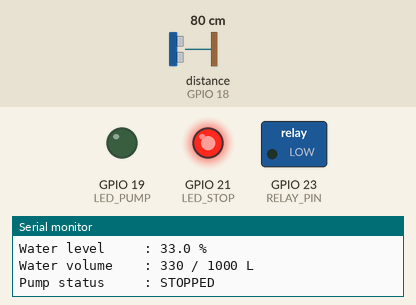
Recording of a sketch running on a simulated ESP32. On the bench: switched loads named in the sketch (green lamp = pin HIGH), output pins drawn as LEDs (lit = HIGH), the last lines printed to the serial monitor. Wiring (from diagram.json): ultrasonic range finder: trigger GPIO 5; echo GPIO 18. Inputs (shaded band) come from the test bench; at power-on: distance to the obstacle (sensor on GPIO 18) 80 cm. The echo pulse lasts 58.3 µs per cm; pins used as bus, display or sensor lines are not drawn.

Above: at 1.2 s.
1.3 s: distance to the obstacle (sensor on GPIO 18) set to 90 cm
3.8 s: distance to the obstacle (sensor on GPIO 18) set to 99 cm
At 5.9 s:
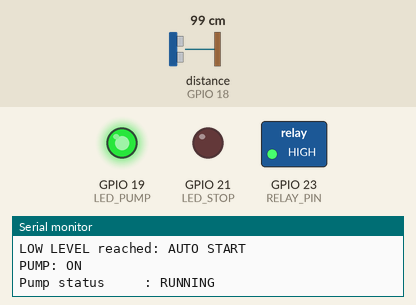
Timing chart, 0 to 7.4 s (numbered marks = the images above; inputs shaded):
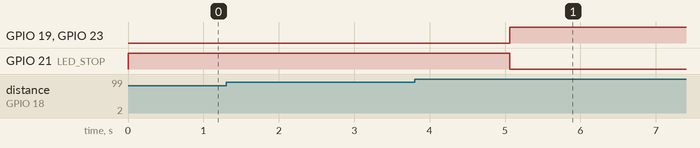

Measured:
- the behaviour switches between 95 and 96 cm on distance to the obstacle (sensor on GPIO 18) (found by bisection; images 0 and 1)
- after the input at 3.8 s, GPIO 19 (LED_PUMP), GPIO 23 (RELAY_PIN): LOW → HIGH after 1.3 s; GPIO 21 (LED_STOP): HIGH → LOW after 1.3 s

The sketch:

sketch.ino
```cpp
/*
  JalRakshak - Basic Smart Water Tank Controller
  Board: ESP32 DevKit V1
  Wokwi sensor: HC-SR04 (simulation substitute for JSN-SR04T)

  Tank geometry:
    Calibrated sensor-to-bottom distance = 120 cm
    20% level -> 96 cm measured distance -> pump ON
    95% level -> 6 cm measured distance  -> pump OFF

  Relay assumption:
    Wokwi relay module uses default NPN / active-HIGH input.
*/

#include <Arduino.h>

constexpr uint8_t TRIG_PIN  = 5;
constexpr uint8_t ECHO_PIN  = 18;
constexpr uint8_t RELAY_PIN = 23;
constexpr uint8_t LED_PUMP  = 19; // green = pump ON
constexpr uint8_t LED_STOP  = 21; // red = pump OFF

constexpr float TANK_HEIGHT_CM = 120.0f;
constexpr float LOW_LEVEL_PCT  = 20.0f;
constexpr float HIGH_LEVEL_PCT = 95.0f;

constexpr uint32_t ECHO_TIMEOUT_US = 30000;
constexpr uint8_t SAMPLE_COUNT = 5;
constexpr uint16_t SAMPLE_GAP_MS = 35;

bool pumpOn = false;
bool sensorFault = false;

float readDistanceOnceCm() {
  digitalWrite(TRIG_PIN, LOW);
  delayMicroseconds(3);
  digitalWrite(TRIG_PIN, HIGH);
  delayMicroseconds(10);
  digitalWrite(TRIG_PIN, LOW);

  const unsigned long duration = pulseIn(ECHO_PIN, HIGH, ECHO_TIMEOUT_US);
  if (duration == 0) return -1.0f;

  return duration / 58.0f;
}

// Small median filter helps reject occasional ultrasonic spikes.
float readFilteredDistanceCm() {
  float samples[SAMPLE_COUNT];
  uint8_t count = 0;

  for (uint8_t i = 0; i < SAMPLE_COUNT; i++) {
    const float d = readDistanceOnceCm();
    if (d >= 2.0f && d <= 400.0f) {
      samples[count++] = d;
    }
    delay(SAMPLE_GAP_MS);
  }

  if (count < 3) return -1.0f;

  // Insertion sort (only five values).
  for (uint8_t i = 1; i < count; i++) {
    float key = samples[i];
    int8_t j = i - 1;
    while (j >= 0 && samples[j] > key) {
      samples[j + 1] = samples[j];
      j--;
    }
    samples[j + 1] = key;
  }

  return samples[count / 2];
}

void setPump(bool turnOn) {
  pumpOn = turnOn;

  // Default Wokwi relay module (transistor: "npn") is active HIGH.
  digitalWrite(RELAY_PIN, pumpOn ? HIGH : LOW);
  digitalWrite(LED_PUMP, pumpOn ? HIGH : LOW);
  digitalWrite(LED_STOP, pumpOn ? LOW : HIGH);

  Serial.print("PUMP: ");
  Serial.println(pumpOn ? "ON" : "OFF");
}

void setup() {
  Serial.begin(115200);

  pinMode(TRIG_PIN, OUTPUT);
  pinMode(ECHO_PIN, INPUT);
  pinMode(RELAY_PIN, OUTPUT);
  pinMode(LED_PUMP, OUTPUT);
  pinMode(LED_STOP, OUTPUT);

  digitalWrite(TRIG_PIN, LOW);
  setPump(false);

  Serial.println();
  Serial.println("================================");
  Serial.println(" JalRakshak Smart Water Tank");
  Serial.println(" ESP32 + Ultrasonic + Relay");
  Serial.println(" SMART AUTO mode");
  Serial.println("================================");
}

void loop() {
  const float distanceCm = readFilteredDistanceCm();

  // Fail-safe for missing/invalid sensor readings: stop the pump.
  if (distanceCm < 0.0f || distanceCm > TANK_HEIGHT_CM) {
    sensorFault = true;
    setPump(false);
    Serial.println("FAULT: Invalid/no ultrasonic reading.");
    Serial.println("Pump forced OFF for this reading.");
    delay(1000);
    return;
  }

  sensorFault = false;

  float levelPct =
      ((TANK_HEIGHT_CM - distanceCm) / TANK_HEIGHT_CM) * 100.0f;
  levelPct = constrain(levelPct, 0.0f, 100.0f);

  const float volumeLitres = levelPct * 10.0f; // 100% = 1000 L

  Serial.println("--------------------------------");
  Serial.print("Sensor distance : ");
  Serial.print(distanceCm, 1);
  Serial.println(" cm");

  Serial.print("Water level     : ");
  Serial.print(levelPct, 1);
  Serial.println(" %");

  Serial.print("Water volume    : ");
  Serial.print(volumeLitres, 0);
  Serial.println(" / 1000 L");

  // Two-threshold control provides hysteresis:
  // start at/below 20%, stop at/above 95%.
  if (!pumpOn && levelPct <= LOW_LEVEL_PCT) {
    Serial.println("LOW LEVEL reached: AUTO START");
    setPump(true);
  } else if (pumpOn && levelPct >= HIGH_LEVEL_PCT) {
    Serial.println("HIGH LEVEL reached: AUTO CUT-OFF");
    setPump(false);
  }

  Serial.print("Pump status     : ");
  Serial.println(pumpOn ? "RUNNING" : "STOPPED");

  delay(1000);
}
```
